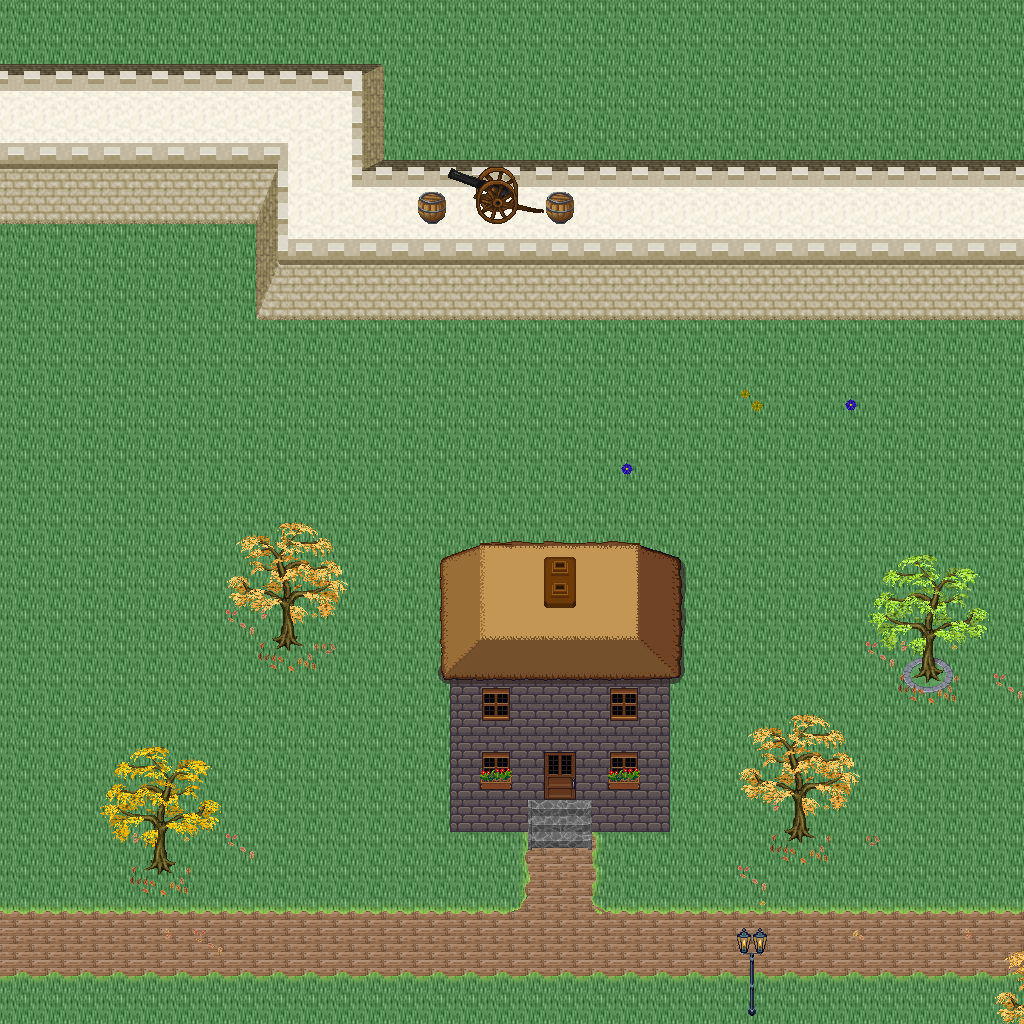

Rendered tile map (Tiled .tmx) drawn with the repository's tilesets; below, a short description and the map source with its tile grids summarised:
An orthogonal 32x32 tile map with 32x32 px tiles, 5 tile layers (Ground, Objects, Objects2, Above, ...), 1 hidden layer not drawn, 46 tilesets.

<map version="1.10" tiledversion="1.11.0" orientation="orthogonal" renderorder="right-down" width="32" height="32" tilewidth="32" tileheight="32" infinite="0" nextlayerid="11" nextobjectid="1">
 <tileset firstgid="1" name="logic_collision" tilewidth="32" tileheight="32" tilecount="1" columns="1">
  <image source="../drawable/logic_collision.png" width="32" height="32" />
 </tileset>
 <tileset firstgid="2" name="ground_ridge_earth_pale" tilewidth="32" tileheight="32" tilecount="96" columns="12">
  <image source="../drawable/ground_ridge_earth_pale.png" width="384" height="256" />
 </tileset>
 <tileset firstgid="98" name="ground_ridge_earth_dark" tilewidth="32" tileheight="32" tilecount="96" columns="12">
  <image source="../drawable/ground_ridge_earth_dark.png" width="384" height="256" />
 </tileset>
 <tileset firstgid="194" name="ground_ground" tilewidth="32" tileheight="32" tilecount="33" columns="3">
  <image source="../drawable/ground_ground.png" width="96" height="352" />
 </tileset>
 <tileset firstgid="227" name="building_castle" tilewidth="32" tileheight="32" tilecount="320" columns="20">
  <image source="../drawable/building_castle.png" width="640" height="512" />
 </tileset>
 <tileset firstgid="547" name="item_pot_barrels_1" tilewidth="32" tileheight="32" tilecount="8" columns="4">
  <image source="../drawable/item_pot_barrels_1.png" width="128" height="64" />
 </tileset>
 <tileset firstgid="555" name="item_weapon_cannon" tilewidth="32" tileheight="32" tilecount="12" columns="3">
  <image source="../drawable/item_weapon_cannon.png" width="96" height="128" />
 </tileset>
 <tileset firstgid="567" name="building_door_closed" tilewidth="32" tileheight="32" tilecount="1" columns="1">
  <image source="../drawable/building_door_closed.png" width="32" height="32" />
 </tileset>
 <tileset firstgid="568" name="building_door_door" tilewidth="32" tileheight="32" tilecount="6" columns="3">
  <image source="../drawable/building_door_door.png" width="96" height="64" />
 </tileset>
 <tileset firstgid="574" name="building_window_window_centered" tilewidth="32" tileheight="32" tilecount="1" columns="1">
  <image source="../drawable/building_window_window_centered.png" width="32" height="32" />
 </tileset>
 <tileset firstgid="575" name="building_decoration_chimney_big" tilewidth="32" tileheight="32" tilecount="2" columns="1">
  <image source="../drawable/building_decoration_chimney_big.png" width="32" height="64" />
 </tileset>
 <tileset firstgid="577" name="building_stairs_stairs_grey" tilewidth="32" tileheight="32" tilecount="6" columns="3">
  <image source="../drawable/building_stairs_stairs_grey.png" width="96" height="64" />
 </tileset>
 <tileset firstgid="583" name="building_witch_hut" tilewidth="32" tileheight="32" tilecount="80" columns="5">
  <image source="../drawable/building_witch_hut.png" width="160" height="512" />
 </tileset>
 <tileset firstgid="663" name="ground_grass_edges" tilewidth="32" tileheight="32" tilecount="36" columns="12">
  <image source="../drawable/ground_grass_edges.png" width="384" height="96" />
 </tileset>
 <tileset firstgid="699" name="ground_grass_corners" tilewidth="32" tileheight="32" tilecount="24" columns="6">
  <image source="../drawable/ground_grass_corners.png" width="192" height="128" />
 </tileset>
 <tileset firstgid="723" name="logic_item_vegetable" tilewidth="32" tileheight="32" tilecount="16" columns="8">
  <image source="../drawable/logic_item_vegetable.png" width="256" height="64" />
 </tileset>
 <tileset firstgid="739" name="plant_tree_fall_trees" tilewidth="32" tileheight="32" tilecount="40" columns="8">
  <image source="../drawable/plant_tree_fall_trees.png" width="256" height="160" />
 </tileset>
 <tileset firstgid="779" name="plant_stump_stump_pale_purple" tilewidth="32" tileheight="32" tilecount="4" columns="2">
  <image source="../drawable/plant_stump_stump_pale_purple.png" width="64" height="64" />
 </tileset>
 <tileset firstgid="783" name="plant_stump_small_stump" tilewidth="32" tileheight="32" tilecount="4" columns="2">
  <image source="../drawable/plant_stump_small_stump.png" width="64" height="64" />
 </tileset>
 <tileset firstgid="787" name="furniture_light_small_lamp" tilewidth="32" tileheight="32" tilecount="4" columns="4">
  <image source="../drawable/furniture_light_small_lamp.png" width="128" height="32" />
 </tileset>
 <tileset firstgid="791" name="item_pot_barrel" tilewidth="32" tileheight="32" tilecount="2" columns="1">
  <image source="../drawable/item_pot_barrel.png" width="32" height="64" />
 </tileset>
 <tileset firstgid="793" name="plant_tree_locust_tree" tilewidth="32" tileheight="32" tilecount="20" columns="4">
  <image source="../drawable/plant_tree_locust_tree.png" width="128" height="160" />
 </tileset>
 <tileset firstgid="813" name="plant_leaves" tilewidth="32" tileheight="32" tilecount="8" columns="4">
  <image source="../drawable/plant_leaves.png" width="128" height="64" />
 </tileset>
 <tileset firstgid="821" name="plant_flower_daisy_blue" tilewidth="32" tileheight="32" tilecount="8" columns="2">
  <image source="../drawable/plant_flower_daisy_blue.png" width="64" height="128" />
 </tileset>
 <tileset firstgid="829" name="plant_flower_daisy_yellow" tilewidth="32" tileheight="32" tilecount="8" columns="2">
  <image source="../drawable/plant_flower_daisy_yellow.png" width="64" height="128" />
 </tileset>
 <tileset firstgid="837" name="plant_flower_small_flower_bed_2" tilewidth="32" tileheight="32" tilecount="12" columns="3">
  <image source="../drawable/plant_flower_small_flower_bed_2.png" width="96" height="128" />
 </tileset>
 <tileset firstgid="849" name="plant_flower_small_flower_bed" tilewidth="32" tileheight="32" tilecount="12" columns="3">
  <image source="../drawable/plant_flower_small_flower_bed.png" width="96" height="128" />
 </tileset>
 <tileset firstgid="861" name="plant_flower_flower_bed_1" tilewidth="32" tileheight="32" tilecount="35" columns="7">
  <image source="../drawable/plant_flower_flower_bed_1.png" width="224" height="160" />
 </tileset>
 <tileset firstgid="896" name="plant_flower_hothouse_flowers" tilewidth="32" tileheight="32" tilecount="72" columns="6">
  <image source="../drawable/plant_flower_hothouse_flowers.png" width="192" height="384" />
 </tileset>
 <tileset firstgid="968" name="furniture_light_lamp_blue" tilewidth="32" tileheight="32" tilecount="3" columns="1">
  <image source="../drawable/furniture_light_lamp_blue.png" width="32" height="96" />
 </tileset>
 <tileset firstgid="971" name="light_dim_light_7x5" tilewidth="32" tileheight="32" tilecount="35" columns="7">
  <image source="../drawable/light_dim_light_7x5.png" width="224" height="160" />
 </tileset>
 <tileset firstgid="1006" name="building_decoration_chimney" tilewidth="32" tileheight="32" tilecount="2" columns="1">
  <image source="../drawable/building_decoration_chimney.png" width="32" height="64" />
 </tileset>
 <tileset firstgid="1008" name="building_decoration_cauldron_sign" tilewidth="32" tileheight="32" tilecount="1" columns="1">
  <image source="../drawable/building_decoration_cauldron_sign.png" width="32" height="32" />
 </tileset>
 <tileset firstgid="1009" name="building_decoration_magician_banner" tilewidth="32" tileheight="32" tilecount="3" columns="3">
  <image source="../drawable/building_decoration_magician_banner.png" width="96" height="32" />
 </tileset>
 <tileset firstgid="1012" name="logic_portal" tilewidth="32" tileheight="32" tilecount="24" columns="8">
  <image source="../drawable/logic_portal.png" width="256" height="96" />
 </tileset>
 <tileset firstgid="1036" name="ground_ground_3" tilewidth="32" tileheight="32" tilecount="5" columns="5">
  <image source="../drawable/ground_ground_3.png" width="160" height="32" />
 </tileset>
 <tileset firstgid="1041" name="building_cottage" tilewidth="32" tileheight="32" tilecount="256" columns="16">
  <image source="../drawable/building_cottage.png" width="512" height="512" />
 </tileset>
 <tileset firstgid="1297" name="building_roof_thatched_roof" tilewidth="32" tileheight="32" tilecount="256" columns="16">
  <image source="../drawable/building_roof_thatched_roof.png" width="512" height="512" />
 </tileset>
 <tileset firstgid="1553" name="building_door_doors" tilewidth="32" tileheight="32" tilecount="256" columns="16">
  <image source="../drawable/building_door_doors.png" width="512" height="512" />
 </tileset>
 <tileset firstgid="1809" name="building_window_windows" tilewidth="32" tileheight="32" tilecount="256" columns="16">
  <image source="../drawable/building_window_windows.png" width="512" height="512" />
 </tileset>
 <tileset firstgid="2065" name="plant_bush_leafy" tilewidth="32" tileheight="32" tilecount="48" columns="8">
  <image source="../drawable/plant_bush_leafy.png" width="256" height="192" />
 </tileset>
 <tileset firstgid="2113" name="plant_bush_flowering" tilewidth="32" tileheight="32" tilecount="72" columns="8">
  <image source="../drawable/plant_bush_flowering.png" width="256" height="288" />
 </tileset>
 <tileset firstgid="2185" name="object_stone_well" tilewidth="32" tileheight="32" tilecount="6" columns="2">
  <image source="../drawable/object_stone_well.png" width="64" height="96" />
 </tileset>
 <tileset firstgid="2191" name="item_pot_cauldron" tilewidth="32" tileheight="32" tilecount="48" columns="8">
  <image source="../drawable/item_pot_cauldron.png" width="256" height="192" />
 </tileset>
 <tileset firstgid="2239" name="item_campfires" tilewidth="32" tileheight="32" tilecount="2" columns="2">
  <image source="../drawable/item_campfires.png" width="64" height="32" />
 </tileset>
 <tileset firstgid="2241" name="item_firewood" tilewidth="32" tileheight="32" tilecount="12" columns="3">
  <image source="../drawable/item_firewood.png" width="96" height="128" />
 </tileset>
 <layer id="1" name="Ground" width="32" height="32">
  <data>[1024 cells, 1024 non-empty, 8 distinct tile ids]</data>
 </layer>
 <layer id="2" name="Objects" width="32" height="32">
  <data>[1024 cells, 180 non-empty, 24 distinct tile ids]</data>
 </layer>
 <layer id="3" name="Objects2" width="32" height="32">
  <data>[1024 cells, 53 non-empty, 25 distinct tile ids]</data>
 </layer>
 <layer id="4" name="Above" width="32" height="32">
  <data>[1024 cells, 121 non-empty, 81 distinct tile ids]</data>
 </layer>
 <layer id="5" name="Above2" width="32" height="32">
  <data>[1024 cells, 2 non-empty, 2 distinct tile ids]</data>
 </layer>
 <layer id="6" name="Walkable" width="32" height="32" visible="0">
  <data>[1024 cells, 230 non-empty, 1 distinct tile ids]</data>
 </layer>
 <objectgroup id="7" name="Mapevents" />
 <objectgroup id="8" name="Spawn" />
 <objectgroup id="9" name="Keys" />
 <objectgroup id="10" name="Replace" />
</map>
